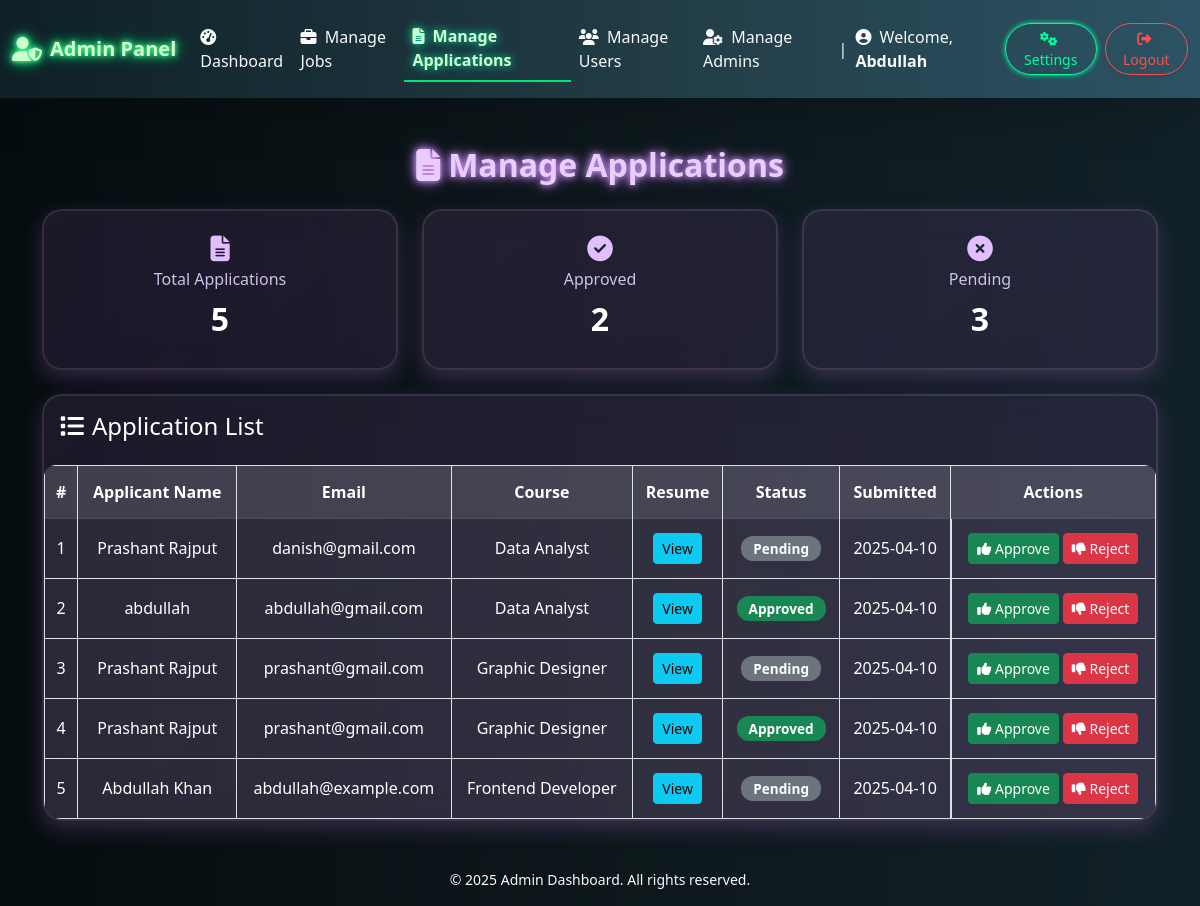
Screenshot of /Admin/pages/manage-applications.php (signed in) with the database file from the repository.
### tables this page shows
CREATE TABLE `applications` (
  `id` int(11) NOT NULL,
  `job_title` varchar(255) DEFAULT NULL,
  `full_name` varchar(255) DEFAULT NULL,
  `email` varchar(255) DEFAULT NULL,
  `resume_file` varchar(255) DEFAULT NULL,
  `cover_letter` text DEFAULT NULL,
  `applied_at` timestamp NOT NULL DEFAULT current_timestamp(),
  `application_status` varchar(50) DEFAULT 'Pending',
  `job_id` int(11) DEFAULT NULL,
  `user_id` int(11) DEFAULT NULL
);

### Admin/pages/manage-applications.php (the view, shortened to what this page needs)
<?php
include('../includes/db.php');
include('../includes/head.php');
?>
<link rel="stylesheet" href="../includes/style.php">
<body>
    <div class="bg-overlay"></div>
    <?php include('../includes/navbar.php'); ?>
    <div class="container mt-5">
        <h3 class="glow-title text-center" data-aos="zoom-in"><i class="fas fa-file-alt me-2"></i>Manage Applications
        </h3>
        <?php
        $total = $approved = $pending = $notApproved = 0;
        $res1 = mysqli_query($conn, "SELECT COUNT(*) AS total FROM applications");
        $res2 = mysqli_query($conn, "SELECT COUNT(*) AS approved FROM applications WHERE application_status = 'Approved'");
        $res3 = mysqli_query($conn, "SELECT COUNT(*) AS notApproved FROM applications WHERE application_status = 'Not Approved'");
        if ($res1)
            $total = mysqli_fetch_assoc($res1)['total'];
        if ($res2)
            $approved = mysqli_fetch_assoc($res2)['approved'];
        if ($res3)
            $notApproved = mysqli_fetch_assoc($res3)['notApproved'];
        $pending = $total - $approved - $notApproved;
        ?>
        <div class="row text-center g-4 mb-4">
            <div class="col-md-4" data-aos="zoom-in-up">
                <div class="mini-box">
                    <i class="fas fa-file-alt"></i>
                    <h5>Total Applications</h5>
                    <p><?php echo $total; ?></p>
                </div>
            </div>
            <div class="col-md-4" data-aos="zoom-in-up" data-aos-delay="100">
                <div class="mini-box">
                    <i class="fas fa-check-circle"></i>
                    <h5>Approved</h5>
                    <p><?php echo $approved; ?></p>
                </div>
            </div>
            <div class="col-md-4" data-aos="zoom-in-up" data-aos-delay="200">
                <div class="mini-box">
                    <i class="fas fa-times-circle"></i>
                    <h5>Pending</h5>
                    <p><?php echo $pending; ?></p>
                </div>
            </div>
        </div>
        <div class="glass-card mt-3" data-aos="fade-up">
            <div class="d-flex justify-content-between align-items-center mb-3 px-3 pt-3">
                <h4><i class="fas fa-list me-2"></i>Application List</h4>
            </div>
            <div class="table-responsive">
                <table class="table table-bordered text-center mb-0">
                    <thead>
                        <tr>
                            <th>#</th>
                            <th>Applicant Name</th>
                            <th>Email</th>
                            <th>Course</th>
                            <th>Resume</th>
                            <th>Status</th>
                            <th>Submitted</th>
                            <th>Actions</th>
                        </tr>
                    </thead>
                    <tbody>
                        <?php
                        $query = "SELECT * FROM applications ORDER BY applied_at DESC";
                        $result = mysqli_query($conn, $query);
                        $count = 1;
                        if ($result && mysqli_num_rows($result) > 0) {
                            while ($row = mysqli_fetch_assoc($result)) {
                                $status = $row['application_status'] ?? 'Pending';
                                $badgeClass = 'bg-secondary';
                                if ($status === 'Approved') {
                                    $badgeClass = 'bg-success';
                                } elseif ($status === 'Not Approved') {
                                    $badgeClass = 'bg-danger';
                                }
                                $resumeLink = !empty($row['resume_file']) ? "<a href='../../resumes/{$row['resume_file']}' target='_blank' class='btn btn-info btn-sm'>View</a>" : "N/A";
                                echo "<tr>
                            <td>{$count}</td>
                            <td>{$row['full_name']}</td>
                            <td>{$row['email']}</td>
                            <td>{$row['job_title']}</td>
                            <td>{$resumeLink}</td>
                            <td><span class='badge {$badgeClass}'>{$status}</span></td>
                            <td>" . date("Y-m-d", strtotime($row['applied_at'])) . "</td>
                            <td class='d-flex justify-content-center flex-wrap gap-1'>
                                <a href='?action=approve&id={$row['id']}' class='btn btn-sm btn-success' title='Approve'>
                                    <i class='fas fa-thumbs-up'></i> Approve
                                </a>
                                <a href='?action=reject&id={$row['id']}' class='btn btn-sm btn-danger' title='Reject'>
                                    <i class='fas fa-thumbs-down'></i> Reject
                                </a>
                            </td>
                        </tr>";
                                $count++;
                            }
                        } else {
                            echo "<tr><td colspan='8'>No applications found.</td></tr>";
                        }
                        ?>
                    </tbody>
                </table>
            </div>
        </div>
    </div>
    <footer class="text-center text-light mt-5 mb-3 small">
        <p>&copy; <?php echo date('Y'); ?> Admin Dashboard. All rights reserved.</p>
    </footer>
    <?php include('../includes/footer-scripts.php'); ?>
</body>
</html>

### Admin/pages/manage-applications.php (style rules this page uses)
body { background: linear-gradient(to right, #0f2027, #203a43, #2c5364); font-family: 'Segoe UI', sans-serif; }
.bg-overlay { position: fixed; top: 0; left: 0; width: 100%; height: 100%; background: rgba(0, 0, 0, 0.6); z-index: -1; }
.glass-card, .mini-box { background: linear-gradient(145deg, rgba(155, 89, 182, 0.15), rgba(142, 68, 173, 0.15)); backdrop-filter: blur(16px); border: 2px solid rgba(255, 255, 255, 0.1); border-radius: 20px; box-shadow: 0 8px 20px rgba(155, 89, 182, 0.3); color: #fff; transition: 0.3s ease; position: relative; overflow: hidden; }
.glass-card::before, .mini-box::before { content: ''; position: absolute; top: 50%; left: 50%; width: 130%; height: 130%; background: radial-gradient(circle, rgba(155, 89, 182, 0.3), transparent 70%); transform: translate(-50%, -50%) scale(0.9); opacity: 0; z-index: -1; border-radius: 50%; transition: all 0.4s ease-in-out; filter: blur(18px); }
.mini-box { padding: 25px; text-align: center; }
.mini-box h5 { font-size: 1rem; color: #cfc1e8; margin-bottom: 6px; }
.mini-box p { font-size: 2rem; font-weight: bold; margin: 0; color: #fff; }
.mini-box i { font-size: 1.6rem; margin-bottom: 8px; display: block; color: #e1bfff; }
.glow-title { color: #eacdfc; text-shadow: 0 0 6px #da9fff, 0 0 14px #c17aff; font-size: 2rem; font-weight: bold; margin-bottom: 25px; }
.table { background: rgba(255, 255, 255, 0.07); border-radius: 12px; overflow: hidden; color: white; }
.table thead { background: rgba(255, 255, 255, 0.1); border-bottom: 1px solid rgba(255, 255, 255, 0.15); }
.table th, .table td { background: transparent; color: white; vertical-align: middle; padding: 14px 10px; }
.badge { font-size: 0.85rem; padding: 6px 12px; border-radius: 12px; }
.badge.bg-secondary { background-color: #6c757d; }
.badge.bg-success { background-color: #28a745; }
.btn-sm i { pointer-events: none; }

### rows the page displays
applications: full_name "Prashant Rajput", email "danish@gmail.com", job_title "Data Analyst", application_status "Pending", applied_at "2025-04-10"
applications: full_name "abdullah", email "abdullah@gmail.com", job_title "Data Analyst", application_status "Approved", applied_at "2025-04-10"
applications: full_name "Prashant Rajput", email "prashant@gmail.com", job_title "Graphic Designer", application_status "Pending", applied_at "2025-04-10"
applications: full_name "Prashant Rajput", email "prashant@gmail.com", job_title "Graphic Designer", application_status "Approved", applied_at "2025-04-10"
applications: full_name "Abdullah Khan", email "abdullah@example.com", job_title "Frontend Developer", application_status "Pending", applied_at "2025-04-10"

### other values shown
$adminName "Abdullah"
$total "5"
$approved "2"
$pending "3"
